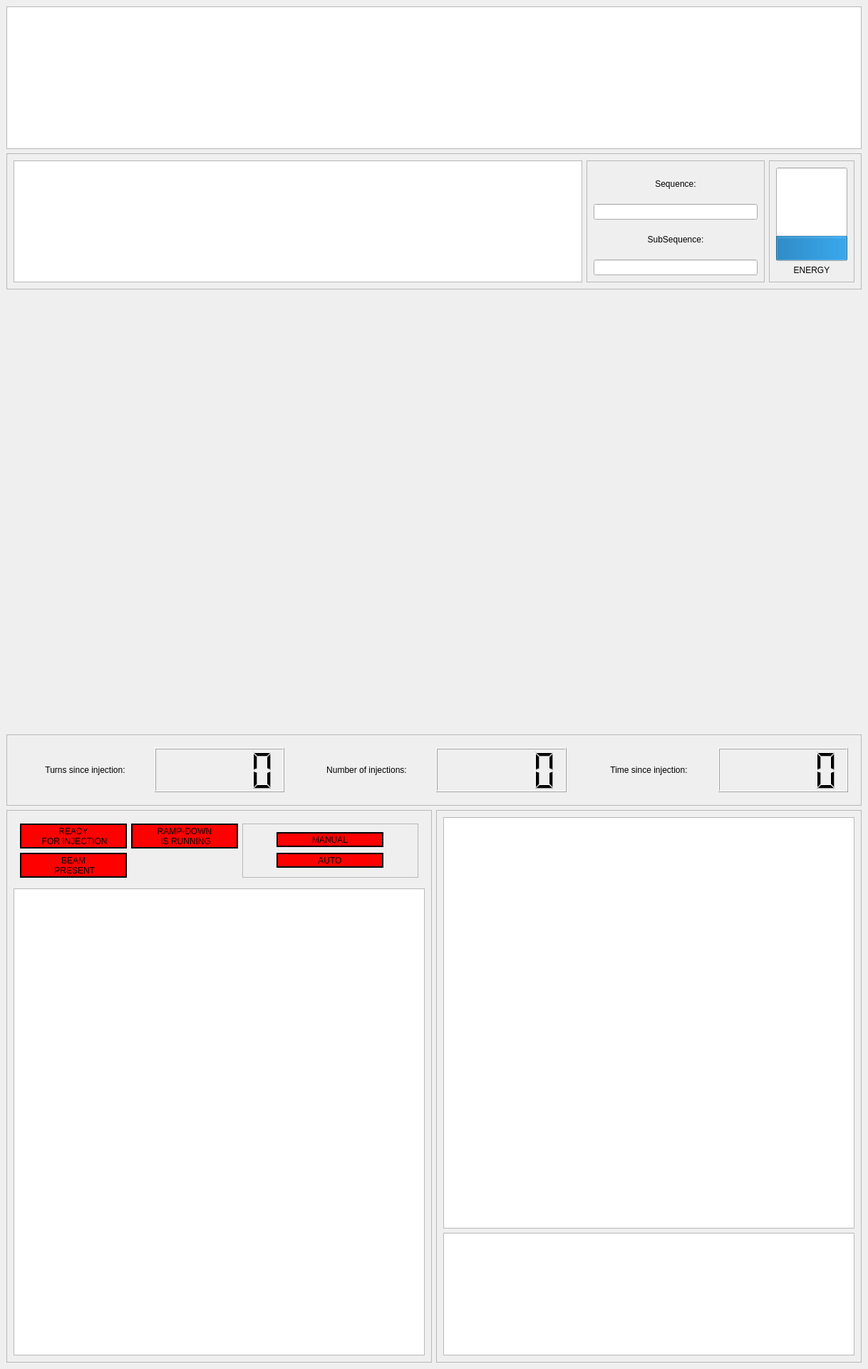
<?xml version="1.0" encoding="UTF-8"?>
<ui version="4.0">
 <class>MainWindow</class>
 <widget class="QMainWindow" name="MainWindow">
  <property name="geometry">
   <rect>
    <x>0</x>
    <y>0</y>
    <width>1218</width>
    <height>1920</height>
   </rect>
  </property>
  <property name="minimumSize">
   <size>
    <width>1218</width>
    <height>1920</height>
   </size>
  </property>
  <property name="maximumSize">
   <size>
    <width>1218</width>
    <height>16777215</height>
   </size>
  </property>
  <property name="windowTitle">
   <string>MainWindow</string>
  </property>
  <property name="layoutDirection">
   <enum>Qt::LeftToRight</enum>
  </property>
  <widget class="QWidget" name="centralwidget">
   <layout class="QGridLayout" name="gridLayout_12">
    <item row="0" column="0" colspan="2">
     <widget class="QGraphicsView" name="title">
      <property name="minimumSize">
       <size>
        <width>1200</width>
        <height>200</height>
       </size>
      </property>
      <property name="maximumSize">
       <size>
        <width>1200</width>
        <height>200</height>
       </size>
      </property>
     </widget>
    </item>
    <item row="1" column="0" colspan="2">
     <widget class="QFrame" name="frame_10">
      <property name="frameShape">
       <enum>QFrame::StyledPanel</enum>
      </property>
      <property name="frameShadow">
       <enum>QFrame::Raised</enum>
      </property>
      <layout class="QGridLayout" name="gridLayout_11">
       <item row="0" column="0">
        <widget class="QTextEdit" name="textEdit_humanreadable">
         <property name="readOnly">
          <bool>true</bool>
         </property>
        </widget>
       </item>
       <item row="0" column="1">
        <widget class="QFrame" name="frame_9">
         <property name="maximumSize">
          <size>
           <width>250</width>
           <height>16777215</height>
          </size>
         </property>
         <property name="frameShape">
          <enum>QFrame::StyledPanel</enum>
         </property>
         <property name="frameShadow">
          <enum>QFrame::Raised</enum>
         </property>
         <layout class="QGridLayout" name="gridLayout_7">
          <item row="0" column="0">
           <widget class="QLabel" name="label">
            <property name="text">
             <string>Sequence:</string>
            </property>
            <property name="alignment">
             <set>Qt::AlignCenter</set>
            </property>
           </widget>
          </item>
          <item row="1" column="0">
           <widget class="QLineEdit" name="lineEdit_sequence">
            <property name="readOnly">
             <bool>true</bool>
            </property>
           </widget>
          </item>
          <item row="2" column="0">
           <widget class="QLabel" name="label_2">
            <property name="text">
             <string>SubSequence:</string>
            </property>
            <property name="alignment">
             <set>Qt::AlignCenter</set>
            </property>
           </widget>
          </item>
          <item row="3" column="0">
           <widget class="QLineEdit" name="lineEdit_subsequence">
            <property name="readOnly">
             <bool>true</bool>
            </property>
           </widget>
          </item>
         </layout>
        </widget>
       </item>
       <item row="0" column="2">
        <widget class="QFrame" name="frame_11">
         <property name="frameShape">
          <enum>QFrame::StyledPanel</enum>
         </property>
         <property name="frameShadow">
          <enum>QFrame::Raised</enum>
         </property>
         <layout class="QGridLayout" name="gridLayout_8">
          <item row="0" column="0">
           <widget class="QProgressBar" name="progressBar_energy">
            <property name="minimumSize">
             <size>
              <width>100</width>
              <height>0</height>
             </size>
            </property>
            <property name="value">
             <number>24</number>
            </property>
            <property name="alignment">
             <set>Qt::AlignHCenter|Qt::AlignTop</set>
            </property>
            <property name="textVisible">
             <bool>false</bool>
            </property>
            <property name="orientation">
             <enum>Qt::Vertical</enum>
            </property>
            <property name="invertedAppearance">
             <bool>false</bool>
            </property>
            <property name="textDirection">
             <enum>QProgressBar::BottomToTop</enum>
            </property>
           </widget>
          </item>
          <item row="1" column="0">
           <widget class="QLabel" name="label_3">
            <property name="text">
             <string>ENERGY</string>
            </property>
            <property name="alignment">
             <set>Qt::AlignCenter</set>
            </property>
           </widget>
          </item>
         </layout>
        </widget>
       </item>
      </layout>
     </widget>
    </item>
    <item row="2" column="0" colspan="2">
     <widget class="QCustomPlot" name="plotSpeed" native="true">
      <property name="minimumSize">
       <size>
        <width>0</width>
        <height>200</height>
       </size>
      </property>
     </widget>
    </item>
    <item row="3" column="0" colspan="2">
     <widget class="QCustomPlot" name="plotRF" native="true">
      <property name="minimumSize">
       <size>
        <width>0</width>
        <height>200</height>
       </size>
      </property>
     </widget>
    </item>
    <item row="4" column="0" colspan="2">
     <widget class="QCustomPlot" name="plotLosses" native="true">
      <property name="minimumSize">
       <size>
        <width>0</width>
        <height>200</height>
       </size>
      </property>
     </widget>
    </item>
    <item row="5" column="0" colspan="2">
     <widget class="QFrame" name="frame_4">
      <property name="minimumSize">
       <size>
        <width>0</width>
        <height>100</height>
       </size>
      </property>
      <property name="frameShape">
       <enum>QFrame::StyledPanel</enum>
      </property>
      <property name="frameShadow">
       <enum>QFrame::Raised</enum>
      </property>
      <layout class="QGridLayout" name="gridLayout_10">
       <item row="0" column="0">
        <widget class="QFrame" name="frame_2">
         <property name="frameShape">
          <enum>QFrame::NoFrame</enum>
         </property>
         <property name="frameShadow">
          <enum>QFrame::Raised</enum>
         </property>
         <layout class="QGridLayout" name="gridLayout">
          <item row="0" column="1">
           <widget class="QLCDNumber" name="lcd_turns"/>
          </item>
          <item row="0" column="0">
           <widget class="QLabel" name="turns_label">
            <property name="text">
             <string>Turns since injection:</string>
            </property>
            <property name="scaledContents">
             <bool>false</bool>
            </property>
            <property name="alignment">
             <set>Qt::AlignCenter</set>
            </property>
            <property name="textInteractionFlags">
             <set>Qt::NoTextInteraction</set>
            </property>
           </widget>
          </item>
         </layout>
        </widget>
       </item>
       <item row="0" column="2">
        <widget class="QFrame" name="frame_6">
         <property name="frameShape">
          <enum>QFrame::NoFrame</enum>
         </property>
         <property name="frameShadow">
          <enum>QFrame::Plain</enum>
         </property>
         <layout class="QGridLayout" name="gridLayout_4">
          <item row="0" column="0">
           <widget class="QLabel" name="time_label">
            <property name="text">
             <string>Time since injection:</string>
            </property>
            <property name="alignment">
             <set>Qt::AlignCenter</set>
            </property>
            <property name="textInteractionFlags">
             <set>Qt::NoTextInteraction</set>
            </property>
           </widget>
          </item>
          <item row="0" column="1">
           <widget class="DigitalClock" name="lcd_time"/>
          </item>
         </layout>
        </widget>
       </item>
       <item row="0" column="1">
        <widget class="QFrame" name="frame_3">
         <property name="frameShape">
          <enum>QFrame::NoFrame</enum>
         </property>
         <property name="frameShadow">
          <enum>QFrame::Plain</enum>
         </property>
         <layout class="QGridLayout" name="gridLayout_3">
          <item row="0" column="1">
           <widget class="QLCDNumber" name="lcd_injections"/>
          </item>
          <item row="0" column="0">
           <widget class="QLabel" name="injections_label">
            <property name="text">
             <string>Number of injections:</string>
            </property>
            <property name="alignment">
             <set>Qt::AlignCenter</set>
            </property>
            <property name="textInteractionFlags">
             <set>Qt::NoTextInteraction</set>
            </property>
           </widget>
          </item>
         </layout>
        </widget>
       </item>
      </layout>
     </widget>
    </item>
    <item row="6" column="0">
     <widget class="QFrame" name="frame_5">
      <property name="frameShape">
       <enum>QFrame::StyledPanel</enum>
      </property>
      <property name="frameShadow">
       <enum>QFrame::Raised</enum>
      </property>
      <layout class="QGridLayout" name="gridLayout_5">
       <item row="0" column="0">
        <widget class="QFrame" name="frame">
         <property name="frameShape">
          <enum>QFrame::NoFrame</enum>
         </property>
         <property name="frameShadow">
          <enum>QFrame::Plain</enum>
         </property>
         <layout class="QGridLayout" name="gridLayout_9">
          <item row="0" column="0">
           <widget class="QToolButton" name="button_readyForinjection">
            <property name="minimumSize">
             <size>
              <width>150</width>
              <height>0</height>
             </size>
            </property>
            <property name="styleSheet">
             <string notr="true">border-style: solid;
border-color: black;
border-width: 2px;
border-radius: 0px;
background-color: red;</string>
            </property>
            <property name="text">
             <string>READY 
 FOR INJECTION</string>
            </property>
           </widget>
          </item>
          <item row="0" column="1">
           <widget class="QToolButton" name="button_rampDown">
            <property name="minimumSize">
             <size>
              <width>150</width>
              <height>0</height>
             </size>
            </property>
            <property name="styleSheet">
             <string notr="true">border-style: solid;
border-color: black;
border-width: 2px;
border-radius: 0px;
background-color: red;</string>
            </property>
            <property name="text">
             <string>RAMP-DOWN 
 IS RUNNING</string>
            </property>
           </widget>
          </item>
          <item row="0" column="2" rowspan="2">
           <widget class="QFrame" name="frame_8">
            <property name="frameShape">
             <enum>QFrame::StyledPanel</enum>
            </property>
            <property name="frameShadow">
             <enum>QFrame::Raised</enum>
            </property>
            <layout class="QGridLayout" name="gridLayout_2">
             <item row="0" column="0">
              <widget class="QToolButton" name="button_manual">
               <property name="minimumSize">
                <size>
                 <width>150</width>
                 <height>0</height>
                </size>
               </property>
               <property name="styleSheet">
                <string notr="true">border-style: solid;
border-color: black;
border-width: 2px;
border-radius: 0px;
background-color: red;</string>
               </property>
               <property name="text">
                <string>MANUAL</string>
               </property>
              </widget>
             </item>
             <item row="1" column="0">
              <widget class="QToolButton" name="button_auto">
               <property name="minimumSize">
                <size>
                 <width>150</width>
                 <height>0</height>
                </size>
               </property>
               <property name="styleSheet">
                <string notr="true">border-style: solid;
border-color: black;
border-width: 2px;
border-radius: 0px;
background-color: red;</string>
               </property>
               <property name="text">
                <string>AUTO</string>
               </property>
              </widget>
             </item>
            </layout>
           </widget>
          </item>
          <item row="1" column="0">
           <widget class="QToolButton" name="button_beamPresent">
            <property name="minimumSize">
             <size>
              <width>150</width>
              <height>0</height>
             </size>
            </property>
            <property name="layoutDirection">
             <enum>Qt::LeftToRight</enum>
            </property>
            <property name="styleSheet">
             <string notr="true">border-style: solid;
border-color: black;
border-width: 2px;
border-radius: 0px;
background-color: red;</string>
            </property>
            <property name="text">
             <string>BEAM 
 PRESENT</string>
            </property>
           </widget>
          </item>
         </layout>
        </widget>
       </item>
       <item row="1" column="0">
        <widget class="QTextEdit" name="logger">
         <property name="sizePolicy">
          <sizepolicy hsizetype="Expanding" vsizetype="Expanding">
           <horstretch>0</horstretch>
           <verstretch>0</verstretch>
          </sizepolicy>
         </property>
         <property name="verticalScrollBarPolicy">
          <enum>Qt::ScrollBarAlwaysOff</enum>
         </property>
         <property name="horizontalScrollBarPolicy">
          <enum>Qt::ScrollBarAlwaysOff</enum>
         </property>
         <property name="readOnly">
          <bool>true</bool>
         </property>
         <property name="textInteractionFlags">
          <set>Qt::NoTextInteraction</set>
         </property>
        </widget>
       </item>
      </layout>
     </widget>
    </item>
    <item row="6" column="1">
     <widget class="QFrame" name="frame_7">
      <property name="frameShape">
       <enum>QFrame::StyledPanel</enum>
      </property>
      <property name="frameShadow">
       <enum>QFrame::Raised</enum>
      </property>
      <layout class="QGridLayout" name="gridLayout_6">
       <item row="0" column="0">
        <widget class="QGraphicsView" name="overview">
         <property name="minimumSize">
          <size>
           <width>577</width>
           <height>577</height>
          </size>
         </property>
        </widget>
       </item>
       <item row="1" column="0">
        <widget class="QTextEdit" name="logger_readable">
         <property name="sizePolicy">
          <sizepolicy hsizetype="Expanding" vsizetype="Expanding">
           <horstretch>0</horstretch>
           <verstretch>0</verstretch>
          </sizepolicy>
         </property>
         <property name="verticalScrollBarPolicy">
          <enum>Qt::ScrollBarAlwaysOff</enum>
         </property>
         <property name="horizontalScrollBarPolicy">
          <enum>Qt::ScrollBarAlwaysOff</enum>
         </property>
         <property name="textInteractionFlags">
          <set>Qt::NoTextInteraction</set>
         </property>
        </widget>
       </item>
      </layout>
     </widget>
    </item>
   </layout>
  </widget>
 </widget>
 <customwidgets>
  <customwidget>
   <class>QCustomPlot</class>
   <extends>QWidget</extends>
   <header>qcustomplot.h</header>
   <container>1</container>
  </customwidget>
  <customwidget>
   <class>DigitalClock</class>
   <extends>QLCDNumber</extends>
   <header>digitalclock.h</header>
  </customwidget>
 </customwidgets>
 <resources/>
 <connections/>
</ui>
